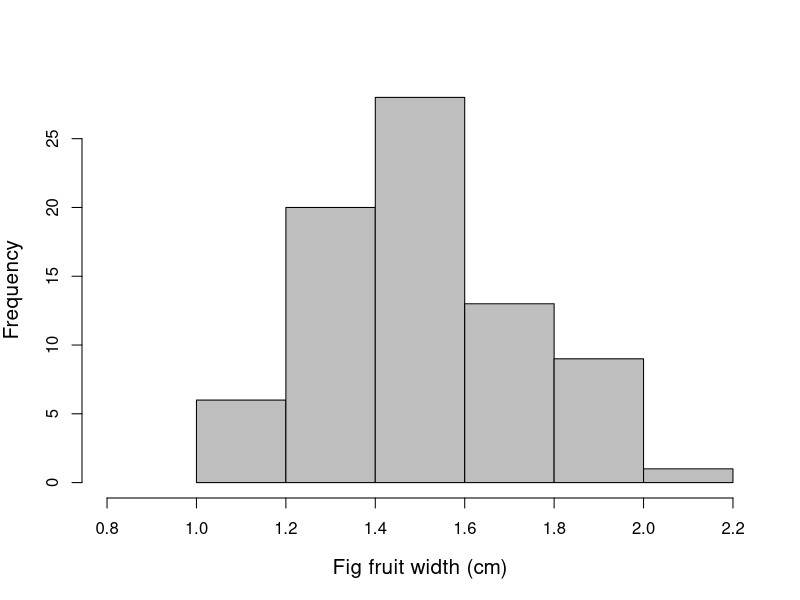
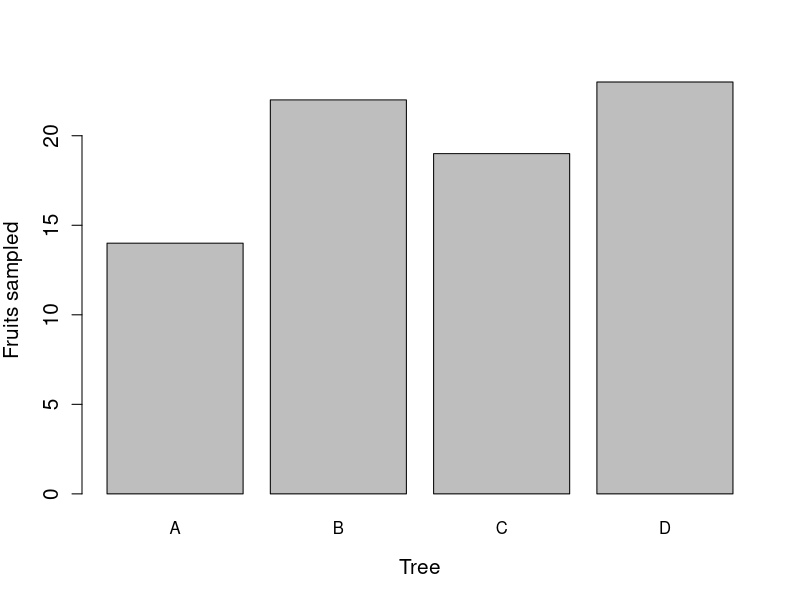
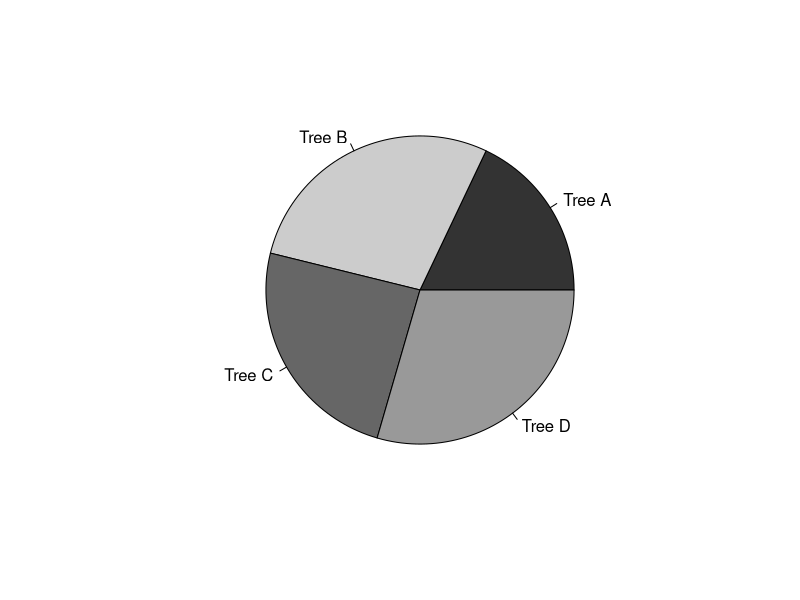
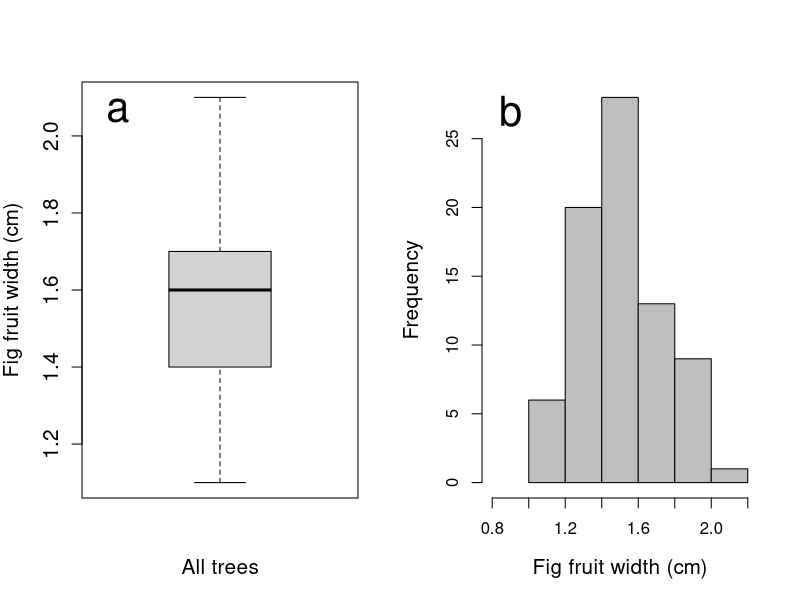
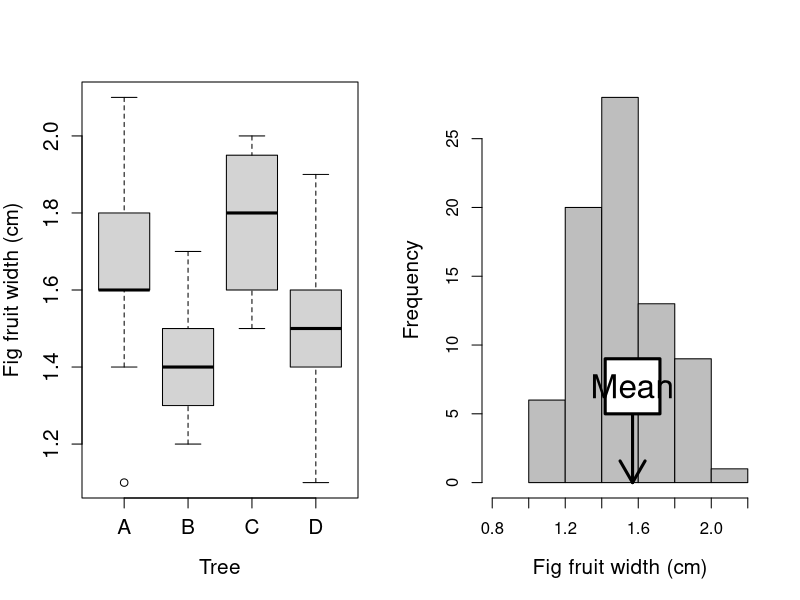
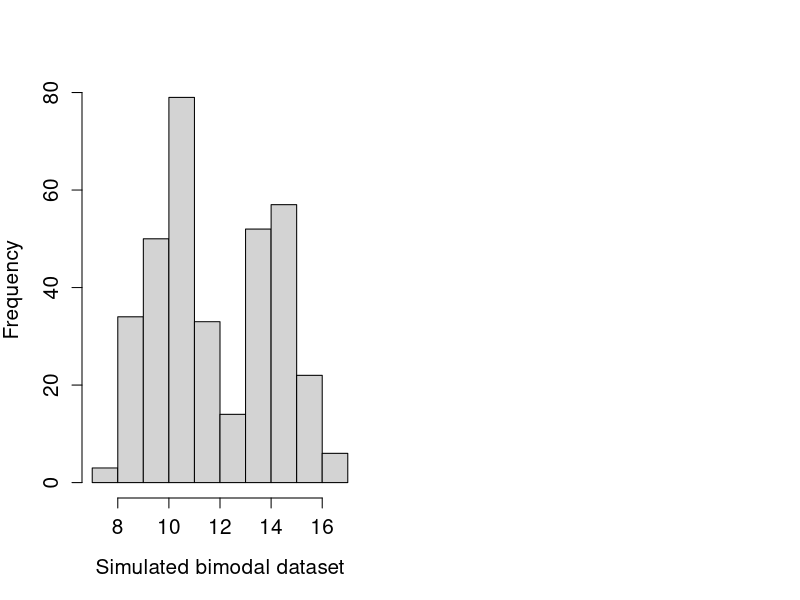

The R script that drew these images, in order: (Note: this script raises an error after producing the figures.)
## ---- chunk 1
fig_fruits  <- read.csv(file = "data/fig_fruits.csv");
hist(x = fig_fruits[["Width_cm"]], xlab = "Fig fruit width (cm)", 
     ylab = "Frequency", cex.lab = 1.25, col = "grey", main = "", 
     breaks = 5, xlim = c(0.8, 2.2));
## ---- chunk 2
fruits_per_tree <- table(fig_fruits[["Tree"]]);
barplot(fruits_per_tree, xlab = "Tree", ylab = "Fruits sampled", cex.lab = 1.25, 
        cex.axis = 1.25, col = "grey");
## ---- chunk 3
pie_fruits_labels <- c("Tree A", "Tree B", "Tree C", "Tree D");
pie(x = fruits_per_tree, labels = pie_fruits_labels,
    col = c("grey20", "grey80", "grey40", "grey60"), main = "");
## ---- chunk 4
par(mfrow = c(1, 2));
boxplot(x = fig_fruits[["Width_cm"]], ylab = "Fig fruit width (cm)", xlab = "All trees", cex.lab = 1.25, cex.axis = 1.25);
text(x = 0.6, y = 2.066, labels = "a", cex = 2.5);
hist(x = fig_fruits[["Width_cm"]], xlab = "Fig fruit width (cm)", 
     ylab = "Frequency", cex.lab = 1.25, col = "grey", main = "", 
     breaks = 5, xlim = c(0.8, 2.2));
sum_fig_fruits <- summary(fig_fruits[["Width_cm"]]);
text(x = 0.9, y = 27, labels = "b", cex = 2.5);
## ---- chunk 5
boxplot(formula = fig_fruits[["Width_cm"]]~fig_fruits[["Tree"]], ylab = "Fig fruit width (cm)", xlab = "Tree", cex.lab = 1.25, cex.axis = 1.25);
## ---- chunk 6
fig_fruits  <- read.csv(file = "data/fig_fruits.csv");
hist(x = fig_fruits[["Width_cm"]], xlab = "Fig fruit width (cm)", 
     ylab = "Frequency", cex.lab = 1.25, col = "grey", main = "", 
     breaks = 5, xlim = c(0.8, 2.2));
mean_fig_fruit_width <- mean(fig_fruits[["Width_cm"]], na.rm = TRUE);
arrows(x0 = mean_fig_fruit_width, x1 = mean_fig_fruit_width,
       y0 = 5, y1 = 0, lwd = 3);
mbox <- function(x0, x1, y0, y1){
    xx <- seq(from=x0, to=x1, length.out = 100);
    yy <- seq(from=y0, to=y1, length.out = 100);
    xd <- c(rep(x0, 100), xx, rep(x1,100), rev(xx));
    yd <- c(yy, rep(y1,100), rev(yy), rep(y0, 100));
    return(list(x=xd, y=yd));
}
tbox <- mbox(x0 = mean_fig_fruit_width - 0.15, 
             x1 = mean_fig_fruit_width + 0.15, y0 = 5, y1 = 9);
polygon(x=tbox$x, y=tbox$y, lwd=3, border="black", col="white");
text(x = mean_fig_fruit_width, y = 7, cex = 2, labels = "Mean");
## ---- chunk 7
bimodal_data <- c(rnorm(n = 200, mean = 10), rnorm(n = 150, mean = 14));
hist(bimodal_data, cex.axis = 1.25, cex.lab = 1.25, 
     xlab = "Simulated bimodal dataset", main = "");
## ---- chunk 8
se_diff         <- 1
while(se_diff > 0.0025){
  water_se_sample <- rnorm(n = 20 * 10, mean = 0.7, sd = 0.1);
  water_se_round  <- round(water_se_sample, digits = 2);
  water_se_array  <- matrix(data = water_se_round, nrow = 20, ncol = 10);
  water_se_means  <- apply(X = water_se_array, MARGIN = 1, FUN = mean);
  water_se_names  <- paste("Sample_", 1:20, sep = "");
  rownames(water_se_array) <- water_se_names;
  sample_se       <- sd(water_se_array[1,]) / sqrt(10);
  popula_se       <- sd(water_se_means);
  se_diff         <- abs(sample_se - popula_se);
}
## ---- chunk 9
knitr::kable(water_se_array, format = "simple", table.envir = "table",
             caption = "Simulated samples of nitrogen content from water samples of Airthrey Loch. Values are sampled from a normal distribution with a mean of 0.7 and a standard deviation 0.1.");
## ---- chunk 10
water_se_means_table <- rbind(water_se_means[1:10], water_se_means[11:20]);
print(water_se_means_table);
## ---- chunk 11
knitr::include_graphics("img/Nymphaea_alba_pads.jpg")
## ---- chunk 12
N_alba      <- read.csv("data/Nymphaea_alba.csv");
N_alba_tidy <- read.csv("data/Nymphaea_alba_tidy.csv");
print(N_alba)
## ---- chunk 13
knitr::include_graphics("img/lilypad_tidy.png")
## ---- chunk 14
print(head(N_alba_tidy));
## ---- chunk 15
knitr::include_graphics("img/lilypad_descriptives.png")
## ---- chunk 16
knitr::include_graphics("img/lilypad_histogram.png")
## ---- chunk 17
knitr::include_graphics("img/lilypad_summary_statistics.png")
